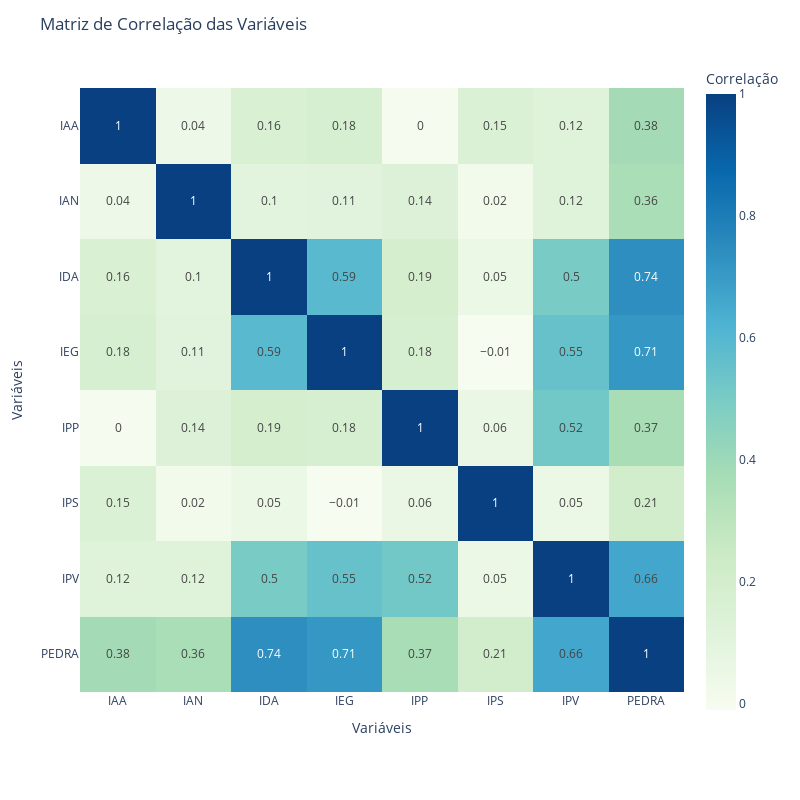

Notebook cell for this chart:
### Code cell
# Calculando a matriz de correlação
correlation_matrix = treated_data.corr().round(2)

# Criando o heatmap de correlação
fig = px.imshow(correlation_matrix, 
                labels=dict(x="Variáveis", y="Variáveis", color="Correlação"),
                x=correlation_matrix.columns,
                y=correlation_matrix.columns,
                color_continuous_scale='gnbu',
                text_auto=True)

fig.update_layout(
    width=800,
    height=800,
    title="Matriz de Correlação das Variáveis"
)

fig.show()

### Figure 1 — Plotly figure (JSON) as saved in the notebook; plotly's stock layout.template omitted (floating-point values rounded to 4 significant figures)
{"data": [{"coloraxis": "coloraxis", "hovertemplate": "Variáveis: %{x}<br>Variáveis: %{y}<br>Correlação: %{z}<extra></extra>", "name": "0", "texttemplate": "%{z}", "type": "heatmap", "x": ["IAA", "IAN", "IDA", "IEG", "IPP", "IPS", "IPV", "PEDRA"], "xaxis": "x", "y": ["IAA", "IAN", "IDA", "IEG", "IPP", "IPS", "IPV", "PEDRA"], "yaxis": "y", "z": [[1, 0.04, 0.16, 0.18, 0, 0.15, 0.12, 0.38], [0.04, 1, 0.1, 0.11, 0.14, 0.02, 0.12, 0.36], [0.16, 0.1, 1, 0.59, 0.19, 0.05, 0.5, 0.74], [0.18, 0.11, 0.59, 1, 0.18, -0.01, 0.55, 0.71], [0, 0.14, 0.19, 0.18, 1, 0.06, 0.52, 0.37], [0.15, 0.02, 0.05, -0.01, 0.06, 1, 0.05, 0.21], [0.12, 0.12, 0.5, 0.55, 0.52, 0.05, 1, 0.66], [0.38, 0.36, 0.74, 0.71, 0.37, 0.21, 0.66, 1]]}], "layout": {"coloraxis": {"colorbar": {"title": {"text": "Correlação"}}, "colorscale": [[0, "rgb(247,252,240)"], [0.125, "rgb(224,243,219)"], [0.25, "rgb(204,235,197)"], [0.375, "rgb(168,221,181)"], [0.5, "rgb(123,204,196)"], [0.625, "rgb(78,179,211)"], [0.75, "rgb(43,140,190)"], [0.875, "rgb(8,104,172)"], [1, "rgb(8,64,129)"]]}, "height": 800, "margin": {"t": 60}, "title": {"text": "Matriz de Correlação das Variáveis"}, "width": 800, "xaxis": {"anchor": "y", "constrain": "domain", "domain": [0, 1], "scaleanchor": "y", "title": {"text": "Variáveis"}}, "yaxis": {"anchor": "x", "autorange": "reversed", "constrain": "domain", "domain": [0, 1], "title": {"text": "Variáveis"}}}}
